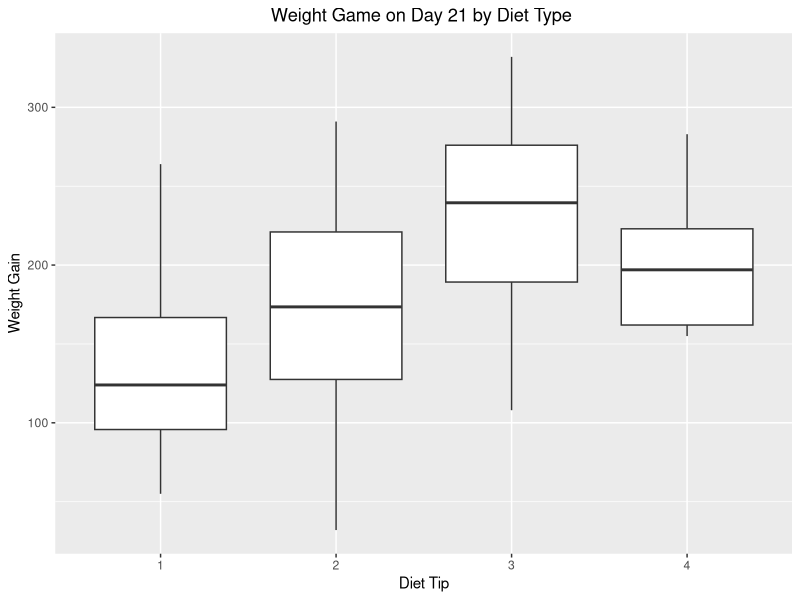
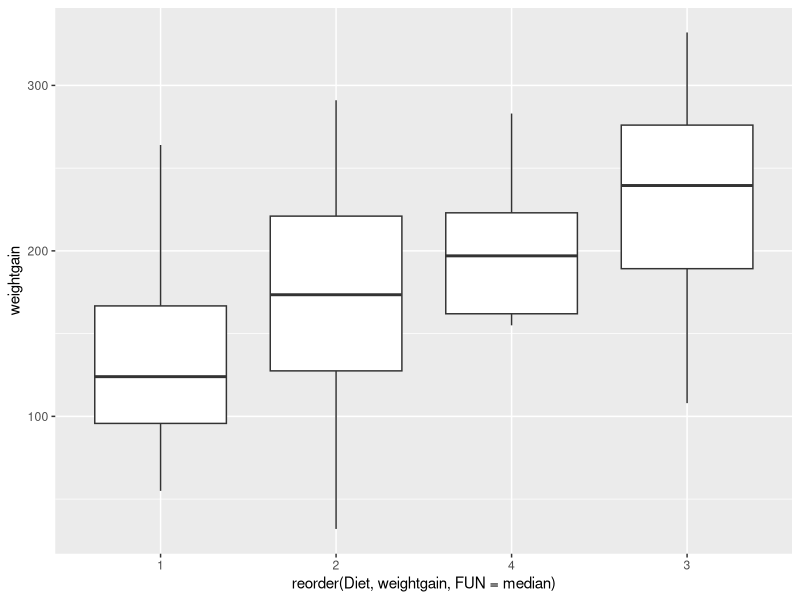
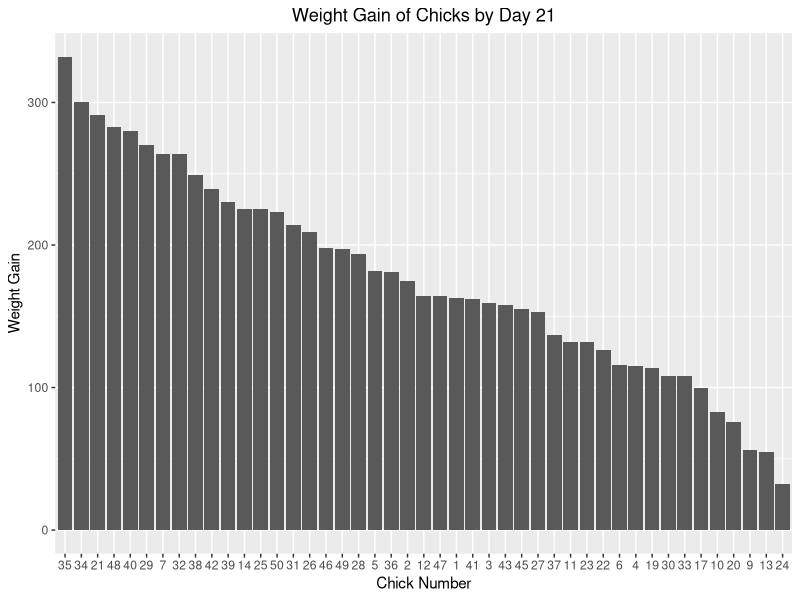
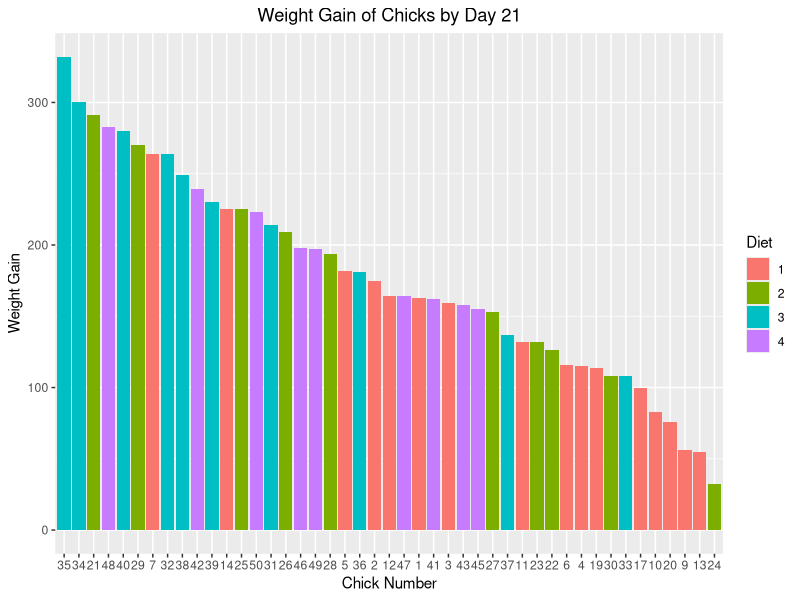
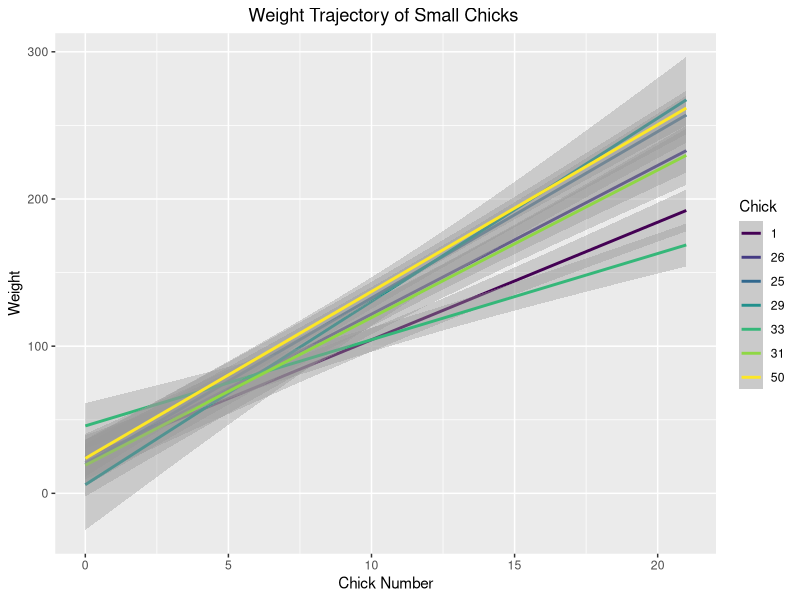
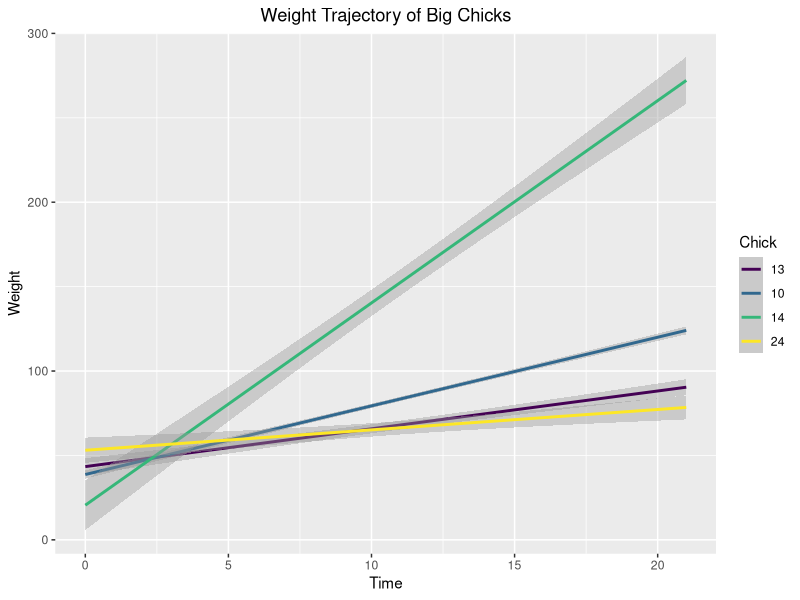
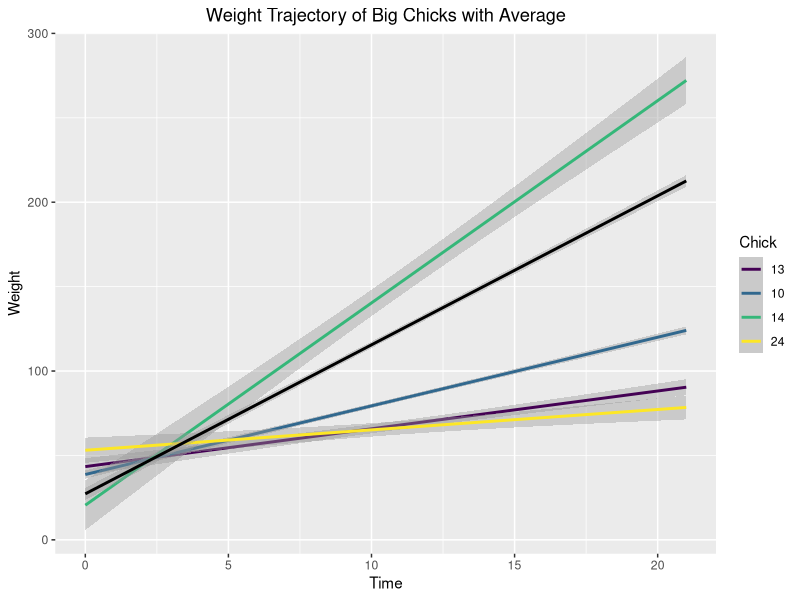
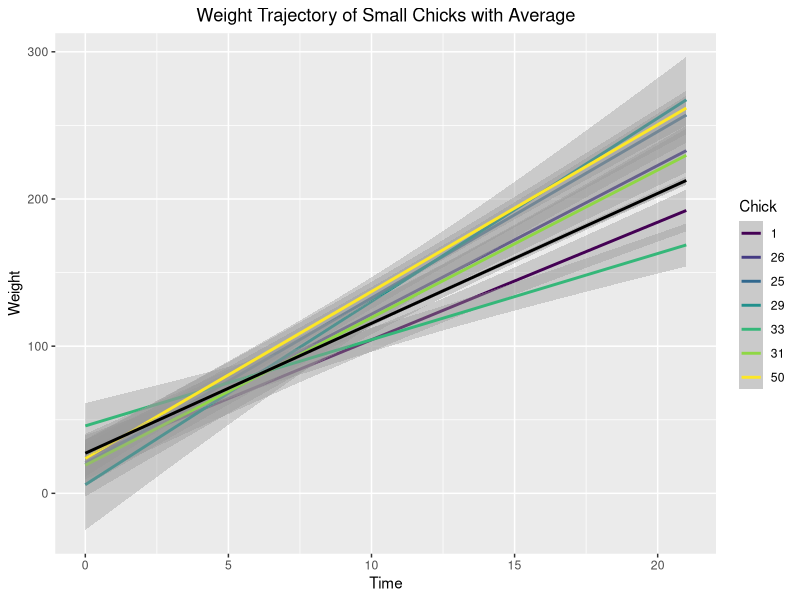

Source code (R) for these figures, in order:
## ---- chunk 1
knitr::opts_chunk$set(echo = TRUE)
## ---- chunk 2
library(dplyr)
library(ggplot2)
dat1 <- ChickWeight %>%
  filter(Time == 0) %>%
  group_by(Diet)
 
weight0 <- summarize(dat1, 
                     average_weight = mean(weight, na.rm = TRUE),
                     sd_weight = sd(weight, na.rm = TRUE))

weight0

## ---- chunk 3
complete <- ChickWeight %>%
  group_by(Chick) %>%
  mutate(total=n()) %>%
  filter(total == 12)

head(complete, 3)

## ---- chunk 4
dat4 <- ChickWeight %>%
  group_by(Chick) %>%
  mutate(weightgain = weight - weight[Time == 0])

head(dat4, 3)
## ---- chunk 5
dat5 <- dat4 %>%
  filter(Time== 21)
  
ggplot(dat5, aes(x= Diet, y=weightgain)) + 
  geom_boxplot() + 
  labs(title="Weight Game on Day 21 by Diet Type ", 
       x = "Diet Tip", 
       y = "Weight Gain") + 
  theme(plot.title = element_text(hjust = 0.5))

ggplot(dat5, aes(x = reorder(Diet, weightgain, FUN=median), y = weightgain)) + 
  geom_boxplot()

## ---- chunk 6
ggplot(dat5, aes(x=reorder(Chick, -weightgain), weight=weightgain)) + geom_bar() + 
  labs(title="Weight Gain of Chicks by Day 21", 
       x = "Chick Number", 
       y = "Weight Gain") + 
  theme(plot.title = element_text(hjust = 0.5))


dat5 %>% ungroup %>% 
  summarize(max = max(weightgain), 
            maxChick = Chick[which(weightgain == max(weightgain))], 
            min = min(weightgain), 
            minChick = Chick[which(weightgain == min(weightgain))])
 
  
## ---- chunk 7
ggplot(dat5, aes(x=reorder(Chick, -weightgain), weight=weightgain, fill=Diet)) + geom_bar() + 
  labs(title="Weight Gain of Chicks by Day 21", 
       x = "Chick Number", 
       y = "Weight Gain") + 
  theme(plot.title = element_text(hjust = 0.5))

dat5 %>% ungroup %>% 
  summarize(max = max(weightgain), 
            maxChick = Chick[which(weightgain == max(weightgain))],  
            maxChickDiet = Diet[which(weightgain == max(weightgain))], 
            min = min(weightgain), minChick = Chick[which(weightgain                ==min(weightgain))], 
            minChickDiet = Diet[which(weightgain == min(weightgain))])
 
## ---- chunk 8

min_max <- dat4 %>% ungroup %>%
  filter(Time == 0) %>%
  filter(weight== max(weight) | weight==min(weight))

lilChicks <- min_max %>%
  filter(weight == 39) %>%
  select(Chick)

lil <- as.numeric(lilChicks$Chick)


bigChicks <- min_max %>%
  filter(weight == 43) %>%
  select(Chick) 

big <- as.numeric(bigChicks$Chick)

dat4 %>% 
  filter(Chick %in% lil) %>%
  ggplot(aes(x=Time, y=weight, color=Chick)) + geom_smooth(method="lm")+ labs(title="Weight Trajectory of Small Chicks ", 
       x = "Chick Number", 
       y = "Weight") + 
  theme(plot.title = element_text(hjust = 0.5))

dat4 %>% 
  filter(Chick %in% big) %>%
  ggplot(aes(x=Time, y=weight, color=Chick)) + geom_smooth(method="lm")+ labs(title="Weight Trajectory of Big Chicks", 
       x = "Time", 
       y = "Weight") + 
  theme(plot.title = element_text(hjust = 0.5))
## ---- chunk 9
dat8 <- dat4 %>% ungroup %>%
  group_by(Time) %>%
  mutate(averageWeight = mean(weight))

dat8big <- dat8 %>%
  filter(Chick %in% big)

ggplot() + 
  geom_smooth(data=dat8big, aes(x=Time, y=weight,color=Chick), method ="lm") +
  geom_smooth(data=dat8big, aes(x=Time, y=averageWeight), method ="lm", color="Black")+
  labs(title="Weight Trajectory of Big Chicks with Average", 
       x = "Time", 
       y = "Weight") + 
  theme(plot.title = element_text(hjust = 0.5)) 
  
dat8lil <- dat8 %>%
  filter(Chick %in% lil)

ggplot() + 
  geom_smooth(data=dat8lil, aes(x=Time, y=weight,color=Chick), method ="lm") +
  geom_smooth(data=dat8lil, aes(x=Time, y=averageWeight), method ="lm", color="Black")+
  labs(title="Weight Trajectory of Small Chicks with Average", 
       x = "Time", 
       y = "Weight") + 
  theme(plot.title = element_text(hjust = 0.5)) 


  


## ---- chunk 10
dat9finished <- ChickWeight %>%
  group_by(Chick) %>%
  mutate(finished=n()) %>%
  mutate(finished = ifelse(finished== 12, "Finished", "Died" )) %>%
  filter(finished == "Finished") %>%
  group_by(Time) %>%
  mutate(averageWeight = mean(weight))

dat9died <- ChickWeight %>%
  group_by(Chick) %>%
  mutate(finished=n()) %>%
  mutate(finished = ifelse(finished== 12, "Finished", "Died" )) %>%
  filter(finished == "Died") %>%
  group_by(Time) %>%
  mutate(averageWeight = mean(weight))

ggplot() + 
  geom_smooth(data=dat9finished, aes(x=Time, y=averageWeight), method ="lm", color = "blue") +
  geom_smooth(data=dat9died, aes(x=Time, y=averageWeight), method ="lm", color = "black")+
  labs(title="Weight Trajectory Finished vs Died Chicks", 
       x = "Time", 
       y = "Weight") + 
  theme(plot.title = element_text(hjust = 0.5))



